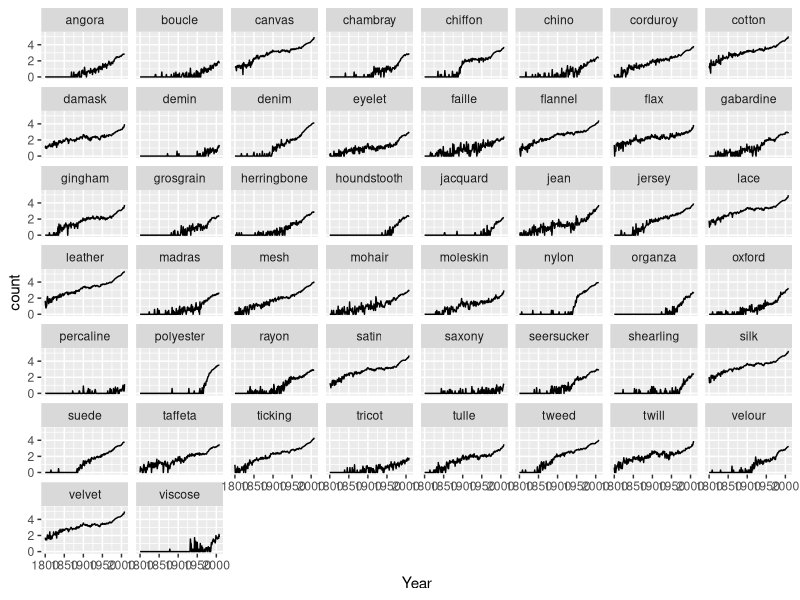
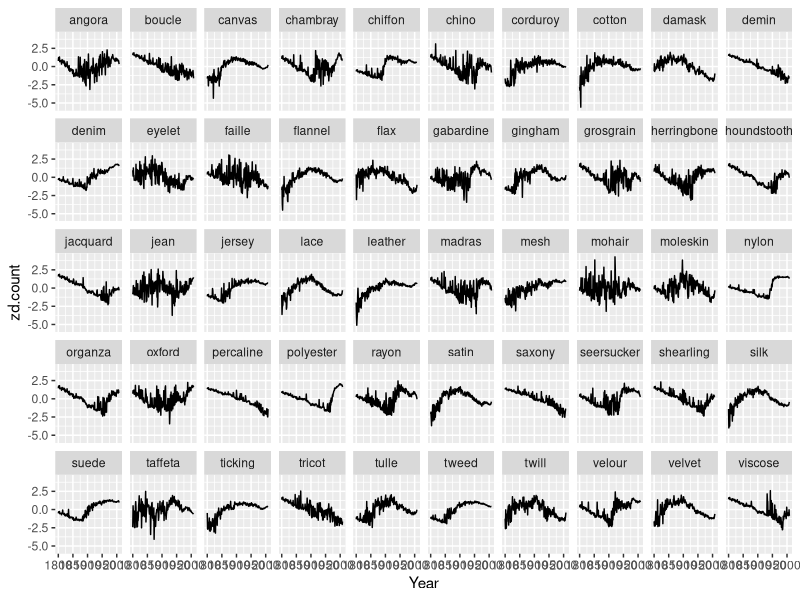
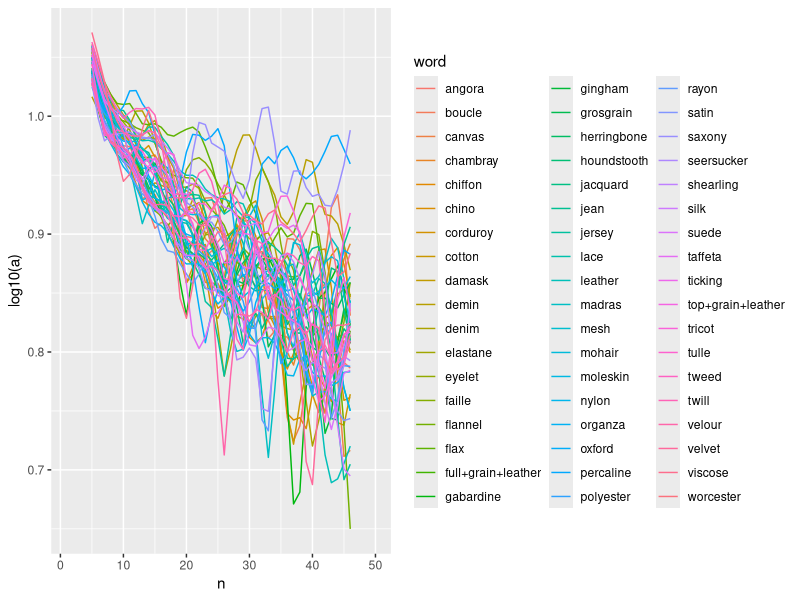

R code for these plots, in order:
library(tidyverse)

dat <- read_csv('fictionfabricsc.csv')


dat <- dat %>% 
  select(-Counts) %>% 
  gather(key=word, value=count, -Year)

dat %>% group_by(word) %>%
  mutate(total = sum(count)) %>%
  ungroup() %>%
  filter(total > 0) %>% 
  mutate(count = log10(count+1)) %>%
  ggplot(aes(x=Year, y=count))+
  facet_wrap(~word) +
  geom_line()

dat %>% group_by(word) %>%
  mutate(total = sum(count)) %>%
  ungroup() %>%
  filter(total > 0) %>% 
  mutate(count = log10(count+1)) %>%
  group_by(Year) %>%
  mutate(m = mean(count)) %>%
  ungroup() %>%
  mutate(d.count = count-m) %>%
  group_by(word) %>%
  mutate(zd.count = (d.count-mean(d.count))/sd(d.count)) %>%
  ungroup() %>%
  ggplot(aes(x=Year, y=zd.count))+
  facet_wrap(~word, ncol=10) +
  geom_line()

  
zdffts <- dat %>% group_by(word) %>%
  mutate(total = sum(count)) %>%
  ungroup() %>%
  filter(total > 0) %>% 
  mutate(count = log10(count+1)) %>%
  group_by(Year) %>%
  mutate(m = mean(count)) %>%
  ungroup() %>%
  mutate(d.count = count-m) %>%
  group_by(word) %>%
  mutate(zd.count = (d.count-mean(d.count))/sd(d.count)) %>%
  do(.$count %>% 
       fft() %>% 
       abs() %>% 
       .[2:(length(.)/2)] %>%
       bind_cols(a=., n=1:length(.)))
  

ffts <- dat %>% 
  mutate(count = log10(count+1)) %>% 
  group_by(word) %>% 
  mutate(count = (count-mean(count))/sd(count)) %>%
  do(.$count %>% 
              fft() %>% 
              abs() %>% 
              .[2:(length(.)/2)] %>%
              bind_cols(a=., n=1:length(.)))

ffts %>% filter(n<=50) %>% 
  mutate(a=log10(a)) %>%
  group_by(word) %>%
  mutate(a = 0.5+a + 0.25*lag(a, n=1) + 0.25*lead(a, n=1)) %>%
  mutate(a = 0.5+a + 0.25*lag(a, n=1) + 0.25*lead(a, n=1)) %>%
  mutate(a = 0.5+a + 0.25*lag(a, n=1) + 0.25*lead(a, n=1)) %>%
  mutate(a = 0.5+a + 0.25*lag(a, n=1) + 0.25*lead(a, n=1)) %>%
  ggplot(aes(x=n, y=log10(a), color=word))+
  geom_line()
